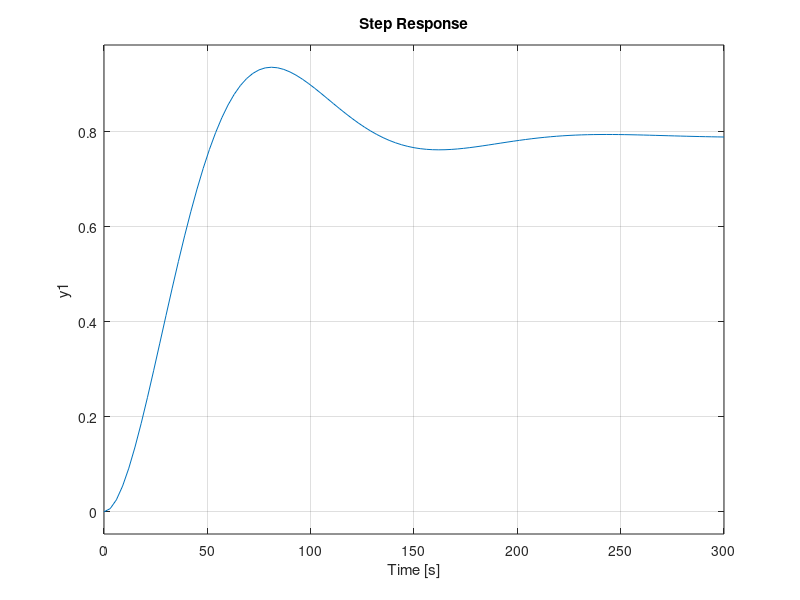
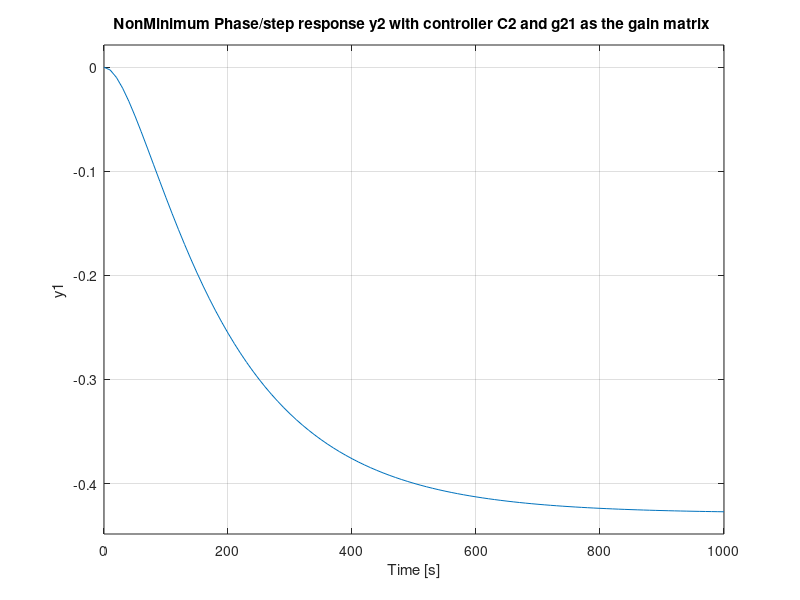

Write MATLAB code to recreate these figures, in order.
% PI controller design for NonMinimum case 
clc; 
clear all ;
s=tf('s');
g11=1.5/(1+63*s);
g12=2.5/((1+39*s)*(1+63*s));
g21=2.5/((1+56*s)*(1+91*s));
g22=1.6/(1+91*s);
G_NonMinimum=[g11,g12;g21,g22]

% controller parameters
K1=1.5;
K2=-0.12;
Ti1=110;
Ti2=220;


C1=K1*(1+(1/Ti1*s));
C2=K2*(1+(1/Ti2*s));
% since y1 is paired with u2 and y2 is paired with u1 so applying PI Control PairWise  
p1=C1*g12; 
step(feedback(p1,1))
figure; 
title('NonMinimum Phase /step response y1 with controller C1 and g12 as the gain matrix ')

p2=C2*g21;
step(feedback(p2,1))
title('NonMinimum Phase/step response y2 with controller C2 and g21 as the gain matrix ')

